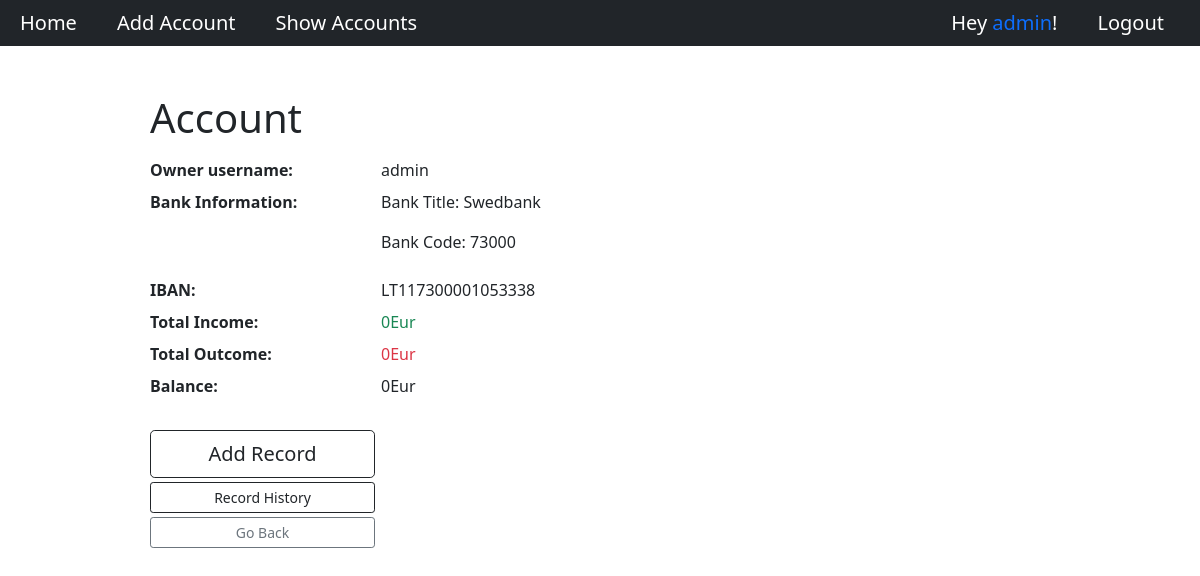
The app's page /account/4 (signed in) with its own data.
### budget_calculator/models.py (models this page shows, shortened)
class User(AbstractUser):
    total_balance = models.IntegerField(default=0)

class Account(models.Model):
    iban = models.CharField(max_length=25, unique=True)
    balance = models.IntegerField(default=0)
    user = models.ForeignKey(User, on_delete=models.CASCADE)
    bank = models.ForeignKey(Bank, on_delete=models.CASCADE, default='1')

class Bank(models.Model):
    title = models.CharField(max_length=100)
    code = models.IntegerField(unique=True)

### budget_calculator/views.py (the view)
# urls.py: path('account/<id>', show_account, name='show_account'),
@login_required(login_url='/registration/login')
def show_account(request, id):
    account = Account.objects.filter(id=id).first()
    if not account or account.user.id != request.user.id:
        return redirect(reverse('show_accounts'))
    records = Record.objects.filter(account=account)
    income = 0
    outcome = 0
    for record in records:
        if record.amount >= 0:
            income += record.amount
        else:
            outcome += record.amount
    context = {
        'data': account,
        'income': income,
        'outcome': outcome
    }
    return render(request, 'show_account.html', context=context)

### templates/show_account.html
{% extends 'base.html' %}
{% block content %}
<main class="mt-5 w-75 mx-auto">
    <h1>Account</h1>
<dl class="row py-2">
    <dt class="col-sm-3">Owner username:</dt>
      <dd class="col-sm-9">{{user.username}}</dd>
    <dt class="col-sm-3">Bank Information:</dt>
      <dd class="col-sm-9">
        <p>Bank Title: {{data.bank.title}}</p>
        <p>Bank Code: {{data.bank.code}}</p>
      </dd>
    <dt class="col-sm-3">IBAN:</dt>
      <dd class="col-sm-9">{{data.iban}}</dd>
    <dt class="col-sm-3">Total Income:</dt>
      <dd class="col-sm-9 text-success">{{income}}Eur</dd>
    <dt class="col-sm-3">Total Outcome:</dt>
      <dd class="col-sm-9 text-danger">{{outcome}}Eur</dd>
    <dt class="col-sm-3">Balance:</dt>
      <dd class="col-sm-9">{{data.balance}}Eur</dd>
</dl>
<div class="d-flex flex-column w-25 gap-1" >
        <a class="btn btn-outline-dark btn-lg" href="{% url 'add_record' data.id %}" role="button">Add Record</a>
        <a class="btn btn-outline-dark btn-sm " href="{% url 'show_records_history' data.id %}" role="button">Record History</a>
        <a class="btn btn-outline-secondary btn-sm" href="{% url 'show_accounts' %}" role="button">Go Back</a>
    </div>
    </main>
{% endblock %}

### templates/base.html (shortened to what this page needs)
<!doctype html>
<html lang="en">
<head>
    <link href="https://cdn.jsdelivr.net/npm/bootstrap@5.1.3/dist/css/bootstrap.min.css" rel="stylesheet"
>
</head>
<body>
    <nav class="navbar navbar-dark bg-dark flex-row p-2">
        {% if user.is_authenticated %}
        <div class="d-flex flex-row">
        <div class="container-fluid">
            <a class="navbar-brand" href="{% url 'index' %}">Home</a>
        </div>
        <div class="container-fluid">
            <a class="navbar-brand" href="{% url 'add_account' %}">Add Account</a>
        </div>
        <div class="container-fluid">
            <a class="navbar-brand" href="{% url 'show_accounts' %}">Show Accounts</a>
        </div>
        </div>
        <div class="d-flex">
        <div class="container-fluid">
            <a class="navbar-brand" data-bs-toggle="collapse" href="#user_info">Hey <span class="text-primary"> {{user.username}}</span>!</a>
        </div>
            <div class="container-fluid">
            <a class="navbar-brand" href="{% url 'logout' %}">Logout</a>
        </div>
            </div>
        {% endif %}
    </nav>
{% block content %}
{% endblock %}
</body>
</html>

### records on screen
User: username "admin"
Account: bank "Swedbank", bank.code "73000", iban "LT117300001053338", balance "0"

### other values on screen
{{ income }} "0"
{{ outcome }} "0"
